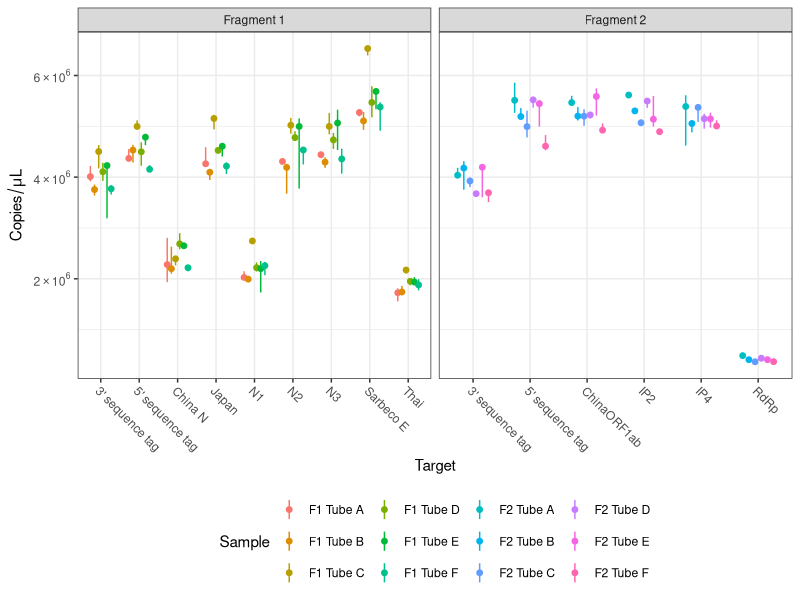
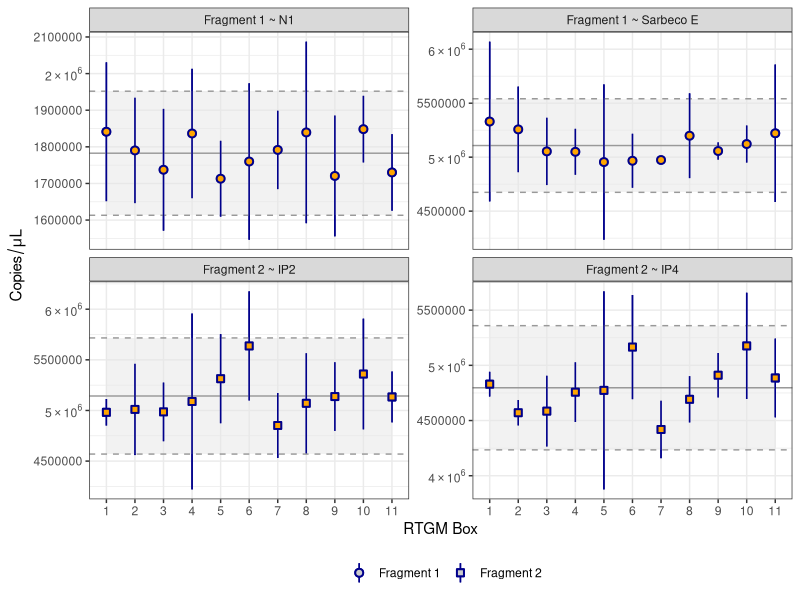
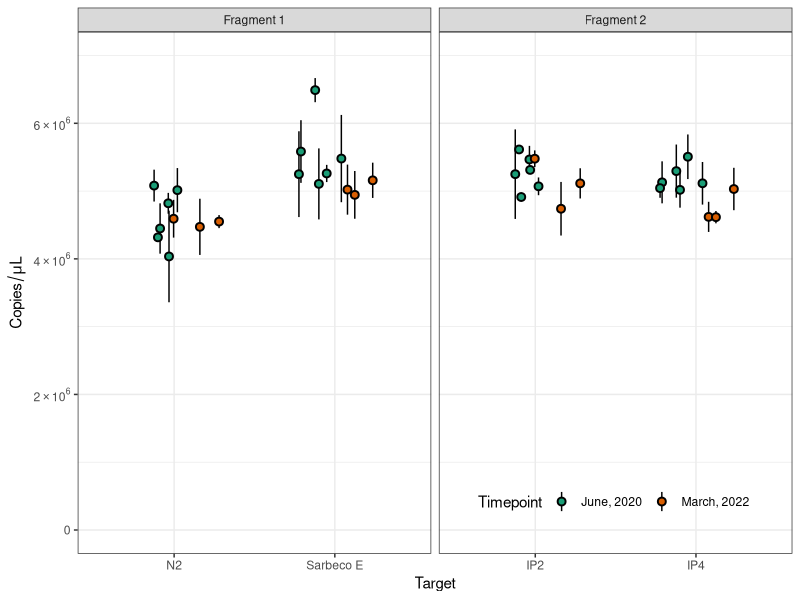
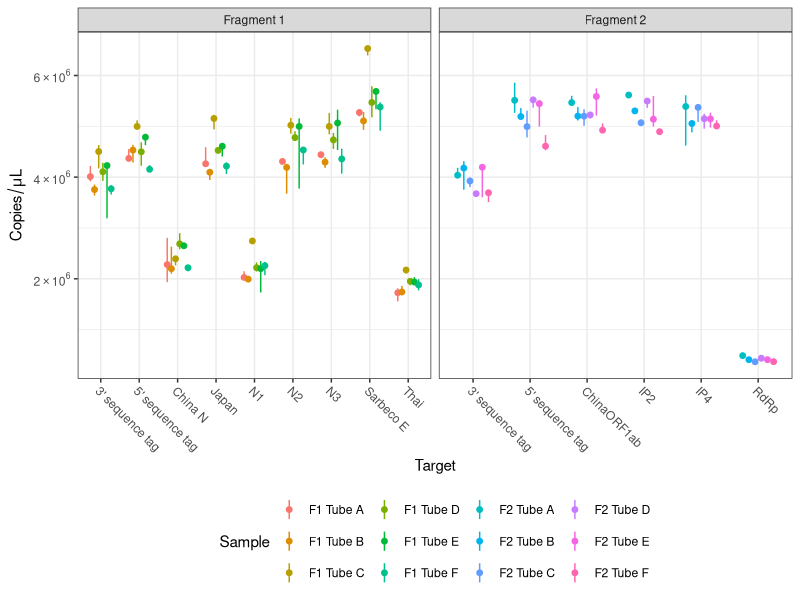
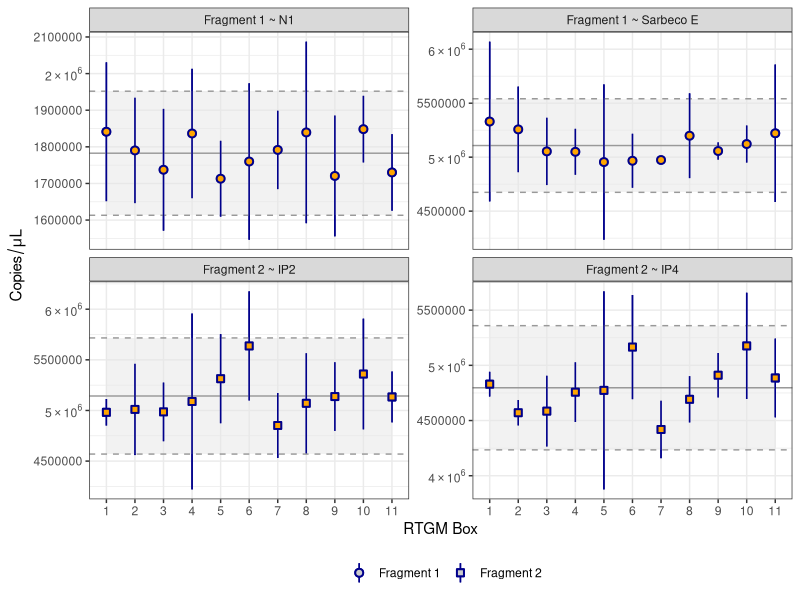
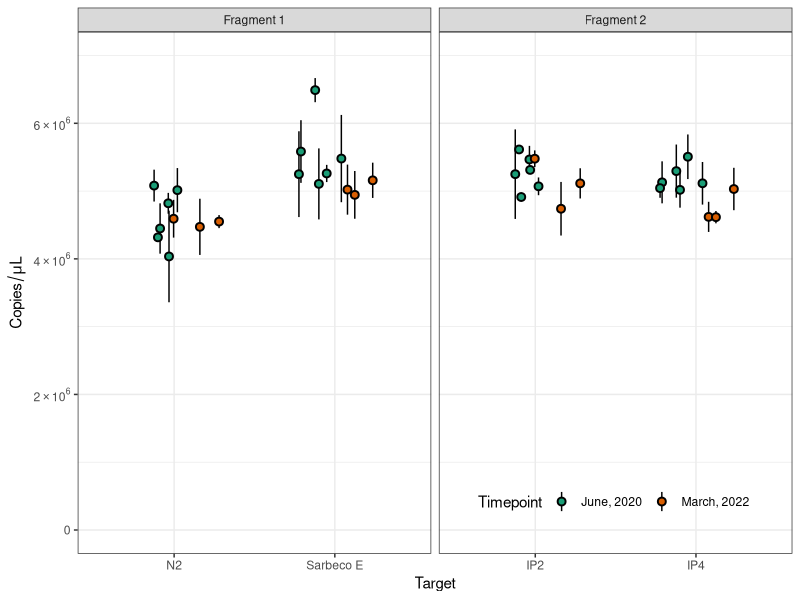

Source code (R) for these figures, in order: (Note: this script raises an error after producing the figures.)
## ---- chunk 1
knitr::opts_chunk$set(echo = TRUE)
library(scales)
library(tidyverse)
library(here)
library(readxl)
library(ggpubr)

## Function for Nx10^N notation
scientific_10 <- function(x) {
  parse(text = gsub("e.", " %*% 10^",x))
}
## ---- chunk 2
f1_dat <- read_excel(here("data/All original F1data for graphs.xlsx"),
                     sheet = "original data",range = "A1:M224") %>% 
    ## renaming copies/ul for concentration for easier coding
    rename(concentration = `pre-pcr dilution`)

f2_dat <- read_excel(here("data/All original F2 data for graphs.xlsx"),
                     sheet = "original",range = "A1:M144") %>% 
    ## renaming copies/ul for concentration for easier coding
    rename(concentration = `pre-pcr dilution`)


ddpcr_dat <- bind_rows(`Fragment 1` = f1_dat, 
                       `Fragment 2` = f2_dat, 
                       .id = "fragment") %>% 
    ## Renaming Targets
    mutate(
        Target = case_when(
            Target == "BK-D" ~ "3' sequence tag",
            Target == "BK-E" ~ "5' sequence tag",
            Target == "WHO1" ~ "RdRp",
            Target == "China2" ~ "China N",
            Target == "China" ~ "ChinaORF1ab",
            Target == "SarE" ~ "Sarbeco E",
            Target == "Pas1" ~ "IP2",
            Target == "Pas2" ~ "IP4",
            TRUE ~ Target
        )
    ) %>% 
    filter(Target != "HK2")
        
## ---- chunk 3
glimpse(ddpcr_dat)
## ---- chunk 4
homo_f1_dat <-
    read_excel(
        here(
            "data/2020_05_29_homogeneity_testing_fragment_1_10169.xlsx"
        ),
        sheet = "calculations",
        range = "A1:M85"
    )  %>%
    ## renaming copies/ul for concentration for easier coding
    rename(measured_con = `pre-pcr dilution`)

homo_f2_dat <-
    read_excel(
        here(
            "data/2020_06_12_homogeneity_testing_fragment_2_10169.xlsx"
        ),
        sheet = "calculations",
        range = "A1:L96"
    )  %>%
    ## renaming copies/ul for concentration for easier coding
    rename(measured_con = `pre-pcr dilution`)

homo_dat <- bind_rows(`Fragment 1` = homo_f1_dat,
                      `Fragment 2` = homo_f2_dat,
                      .id = "fragment")
## ---- chunk 5
glimpse(homo_dat)
## ---- chunk 6
f1_stab_df <- read_excel(here("data/March 2022 stability data.xlsx"),
                         sheet = "F1 summary" )
f2_stab_df <- read_excel(here("data/March 2022 stability data.xlsx"), 
                         sheet = "F2 summary") %>% 
    mutate(stdev = std)

stability_df <- bind_rows(F1 = f1_stab_df, F2 = f2_stab_df, .id = "fragment")

glimpse(stability_df)
## ---- chunk 7
(
    ddpcr_plt <- ddpcr_dat %>%
        filter(Sample != "NTC") %>%
      mutate(Sample = str_remove(Sample, " 1:500.*"),
             Sample = case_when(
               Sample == "Tube 2" ~ "Tube A",
               Sample == "Tube 4" ~ "Tube B",
               Sample == "Tube 6" ~ "Tube C",
               Sample == "Tube 8" ~ "Tube D",
               Sample == "Tube 10" ~ "Tube E",
               Sample == "Tube 11" ~ "Tube F",
               TRUE ~ Sample
             ),
             Sample = if_else(fragment == "Fragment 1", 
                              paste("F1", Sample), 
                              paste("F2", Sample))) %>% 
        ggerrorplot(
            x = "Target",
            y = "concentration",
            desc_stat = "median_hilow",
            pallete = get_palette("npg", k = 14),
            color = "Sample",
            error.plot = "pointrange",
            size = 0.25,
            position = position_dodge(0.65)
        ) +
        facet_wrap( ~ fragment, scales = "free_x", ncol = 2) +
        theme_bw() +
        theme(legend.position = "bottom", axis.text.x = element_text(angle = -45, hjust = 0)) +
        guides(
            #fill = guide_legend(nrow = 3, override.aes = list(shape = 21)),
            # shape = guide_legend(nrow = 2, override.aes = list(fill = "grey80")),
            fill = guide_none(),
            shape = guide_none()
        ) +
        scale_y_continuous(labels = scientific_10) + 
        # scale_color_brewer(type = "qual", palette = 9) +
        labs(y = expression(Copies/mu*L))
)
## ---- chunk 8
homo_plot_dat <- homo_dat %>%
    filter(Sample != "NTC",!str_detect(Sample, "SJ")) %>%
    mutate(Sample = str_remove(Sample, " Fragment .")) %>%
    group_by(Sample, fragment, Target) %>%
    mutate(
        measured_con_min  = min(measured_con),
        measured_con_max = max(measured_con)
    ) %>%
    mutate(
        Target = case_when(
            Target == "SarE" ~ "Sarbeco E",
            Target == "Pas1" ~ "IP2",
            Target == "Pas2" ~ "IP4",
            TRUE ~ Target
        )
    ) %>%
    mutate(Sample = as.numeric(str_remove(Sample, "Box ")))

homo_plot_target_ci_dat <- homo_plot_dat %>%
    group_by(fragment, Target) %>%
    summarise(con_mean = mean(measured_con),
              con_sd = sd(measured_con)) %>%
    mutate(con_uci = con_mean + 2 * con_sd,
           con_lci = con_mean - 2 * con_sd)

homo_plot_box_ci_dat <- homo_plot_dat %>%
    group_by(fragment, Target, Sample) %>%
    summarise(sam_con_mean = mean(measured_con),
              sam_con_sd = sd(measured_con)) %>%
    mutate(sam_con_uci = sam_con_mean + 2 * sam_con_sd,
           sam_con_lci = sam_con_mean - 2 * sam_con_sd) 
## ---- chunk 9
p_col <- "darkblue"
p_fil <- "orange"

(
    hom_plt <- homo_plot_box_ci_dat %>%
        left_join(homo_plot_target_ci_dat) %>%
        mutate(Sample = factor(Sample)) %>%
        ggplot() +
        geom_pointrange(
            aes(
                x = Sample,
                y = sam_con_mean,
                ymin = sam_con_lci,
                ymax = sam_con_uci,
                shape = fragment
            ),
            color = p_col,
            fill = p_fil
        )  +
        geom_ribbon(
            aes(
                x = as.numeric(Sample),
                ymin = con_lci,
                ymax = con_uci
            ),
            fill = "grey90",
            alpha = 0.5
        ) +
        geom_hline(
            data = homo_plot_target_ci_dat,
            aes(yintercept = con_mean),
            color = "grey60",
            size = 0.5
        ) +
        geom_hline(
            data = homo_plot_target_ci_dat,
            aes(yintercept = con_uci),
            color = "grey60",
            size = 0.5,
            linetype = 2
        ) +
        geom_hline(
            data = homo_plot_target_ci_dat,
            aes(yintercept = con_lci),
            color = "grey60",
            size = 0.5,
            linetype = 2
        ) +
        geom_pointrange(
            aes(
                x = Sample,
                y = sam_con_mean,
                ymin = sam_con_lci,
                ymax = sam_con_uci,
                shape = fragment
            ),
            color = p_col,
            fill = p_fil
        )  +
        scale_shape_manual(values = c(21, 22)) +
        theme_bw() +
        facet_wrap(
            ~ glue::glue("{fragment} ~ {Target}"),
            nrow = 2,
            scales = "free_y"
        ) +
        scale_y_continuous(labels = scientific_10) + 
        theme(legend.position = "bottom") +
        # scale_fill_viridis_d(begin = 0.5) +
        guides(
            shape = guide_legend(nrow = 1, override.aes = list(fill = "grey80")),
            fill = guide_none()
        ) +
        labs(x = "RTGM Box", y = expression(Copies/mu*L), shape = "")
)
## ---- chunk 10
stab_plt_df <- stability_df %>%
    filter(Target != "N1") %>%
    mutate(
        Target = case_when(
            Target == "SarE" ~ "Sarbeco E",
            Target == "Pas1" ~ "IP2",
            Target == "Pas2" ~ "IP4",
            TRUE ~ Target
        )
    ) %>%
    mutate(
        date_label = format(`Date Measured`, "%B, %Y"),
        tube = str_remove(Sample, " 1:.*"),
        tube = str_remove(tube, "Tube ")
    ) %>%
    group_by(date_label, Target) %>%
    mutate(fragment = if_else(fragment == "F1", "Fragment 1", "Fragment 2"))
## ---- chunk 11
(
    stab_plt <- ggplot(stab_plt_df) +
        geom_pointrange(
            aes(
                x = Target,
                y = average,
                ymin = average - 2 * stdev,
                ymax = average + 2 * stdev,
                fill = date_label,
                group = tube
            ),
            shape = 21,
            position = position_jitterdodge(dodge.width = 0.5, jitter.width = 0.25)
        ) +
        facet_wrap( ~ fragment, scales = "free_x", ncol = 2) +
        theme_bw() +
        labs(fill = "Timepoint", y = expression(Copies/mu*L)) +
        scale_fill_brewer(type = "qual", palette = 2) +
        scale_y_continuous(labels = scientific_10, limits = c(0, 7000000)) + 
        theme(
            legend.position = c(0.75, 0.1),
            legend.background = element_blank(),
            legend.direction = "horizontal"
        )
)
## ---- chunk 12
ggsave(plot = ddpcr_plt, here("figures/ddpcr_plt.pdf"))
ggsave(plot = hom_plt, here("figures/hom_plt.pdf"))
ggsave(plot = stab_plt, here("figures/stability_plt.pdf"))
## ---- chunk 13
sessioninfo::platform_info()
## ---- chunk 14
sessioninfo::package_info() %>% 
    filter(attached = TRUE) %>% 
    select(package, loadedversion, date, source) %>%
    knitr::kable(booktabs = TRUE, row.names = FALSE)
